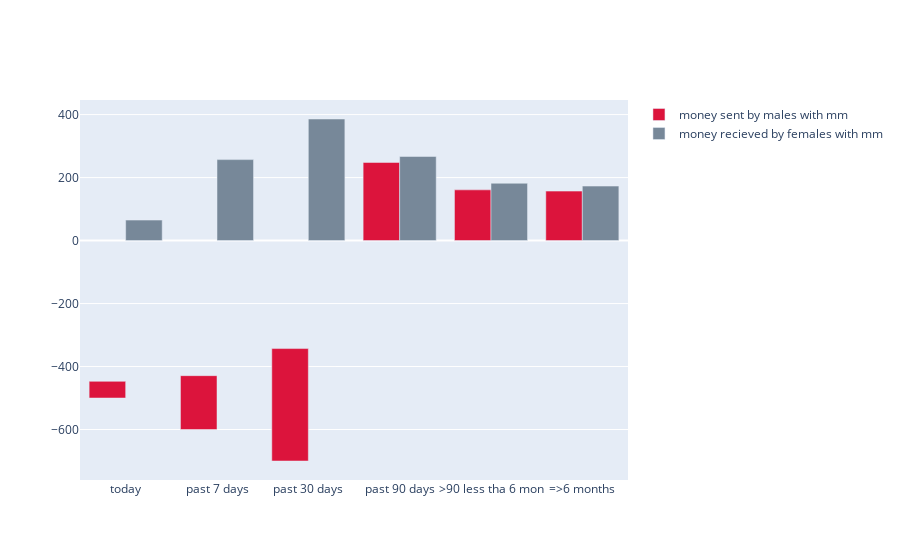

The notebook cell saved with this chart:
### Markdown cell above
This further shows the exchange relationship of money between Males & Females

### Code cell
import plotly.graph_objects as go

years = ['today','past 7 days','past 30 days','past 90 days','>90 less tha 6 mon','=>6 months']

fig = go.Figure()
fig.add_trace(go.Bar(x=years, y=[53, 171, 357, 248, 161, 157],
                base=[-500,-600,-700],
                marker_color='crimson',
                name='money sent by males with mm'))
fig.add_trace(go.Bar(x=years, y=[65, 257, 386, 267, 182, 173],
                base=0,
                marker_color='lightslategrey',
                name='money recieved by females with mm'
                ))

fig.show()
fig.write_image('figure.png')

### Figure 1 — Plotly figure (JSON) as saved in the notebook; plotly's stock layout.template omitted (floating-point values rounded to 4 significant figures)
{"data": [{"base": [-500, -600, -700], "marker": {"color": "crimson"}, "name": "money sent by males with mm", "type": "bar", "x": ["today", "past 7 days", "past 30 days", "past 90 days", ">90 less tha 6 mon", "=>6 months"], "y": [53, 171, 357, 248, 161, 157]}, {"base": 0, "marker": {"color": "lightslategrey"}, "name": "money recieved by females with mm", "type": "bar", "x": ["today", "past 7 days", "past 30 days", "past 90 days", ">90 less tha 6 mon", "=>6 months"], "y": [65, 257, 386, 267, 182, 173]}], "layout": {}}
